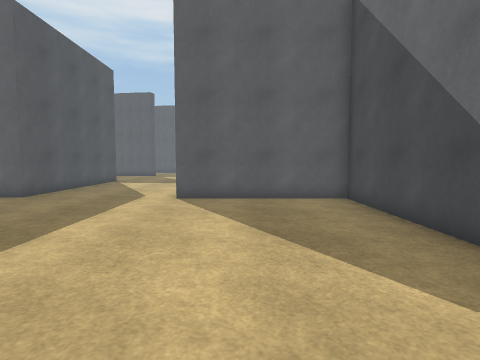
view 1 (above)

20 first-person views from a walk through a scene from a Unity 3-D project. The camera is 1.3 m above the floor, tilts 4° down and sees 80° across. The floor is counted in squares, 1 m on a side. Each view is taken from the middle of a square. On the plan, view 1 faces up. The plan holds only what a view shows up to about 13 squares ahead; the rest is blank. The place goes on beyond the plan. Some animated figures are not drawn. Surface patterns are stand-ins for the level's own textures.

view 2
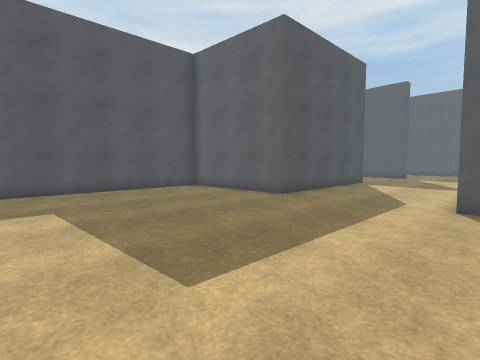

view 3
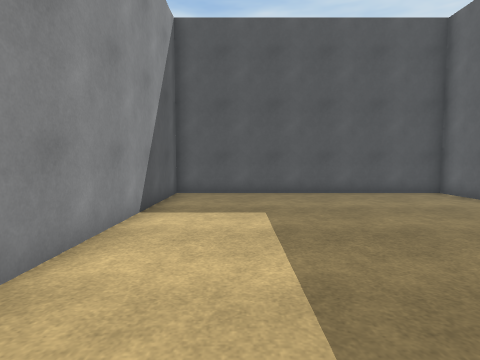

view 4
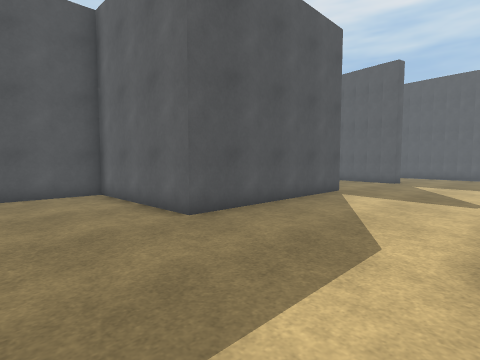

view 5
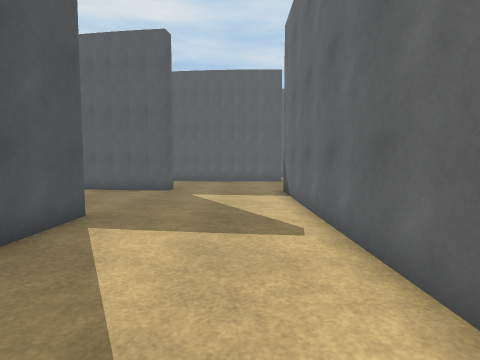

view 6
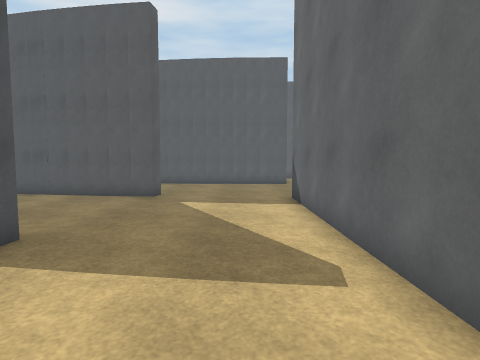

view 7
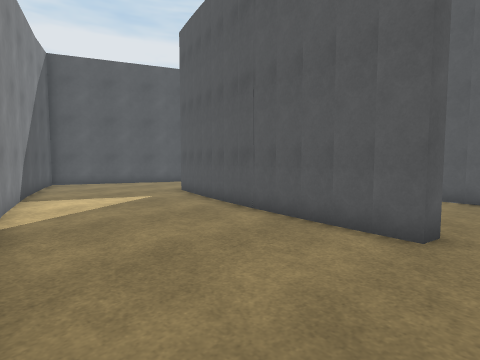

view 8
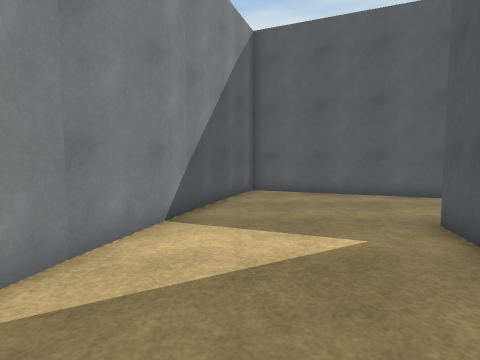

view 9
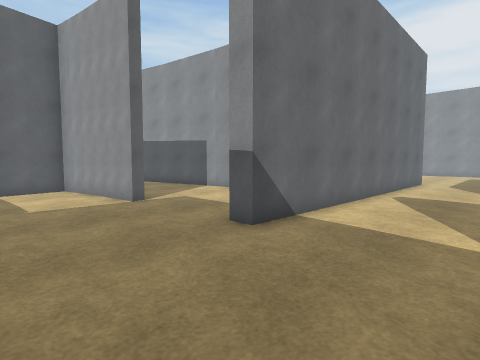

view 10
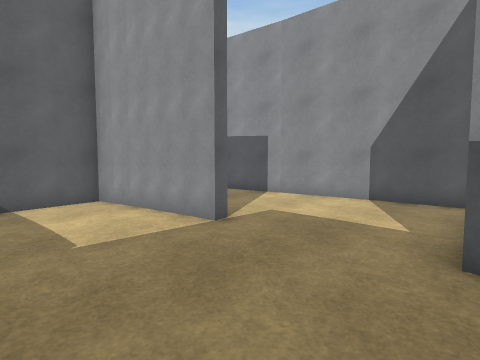

view 11
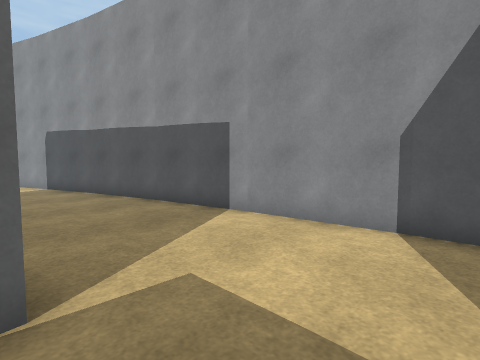

view 12
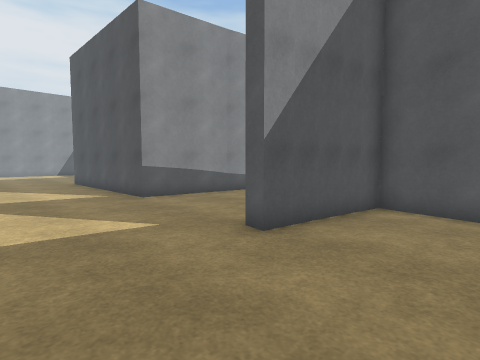

view 13
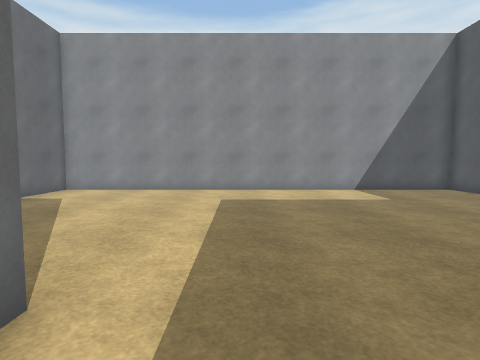

view 14
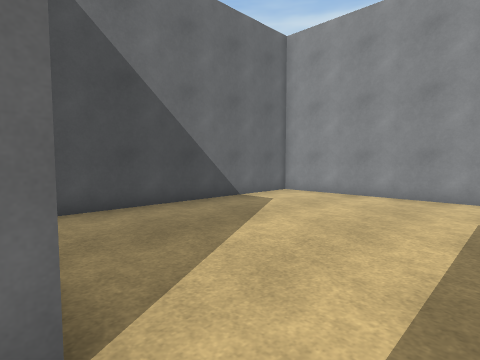

view 15
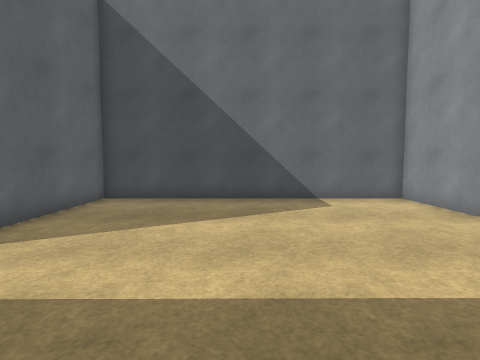

view 16
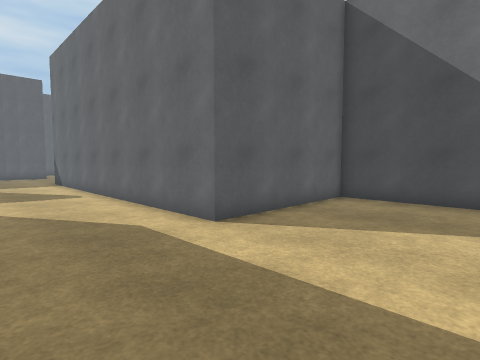

view 17
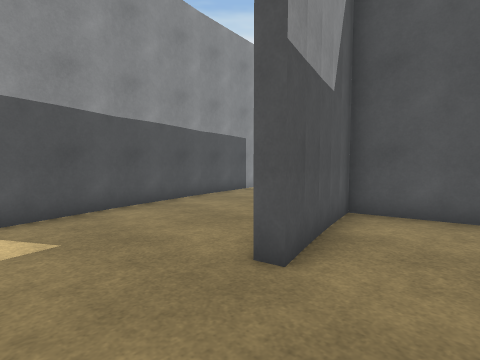

view 18
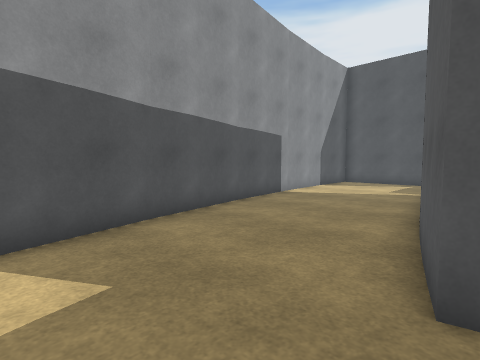

view 19
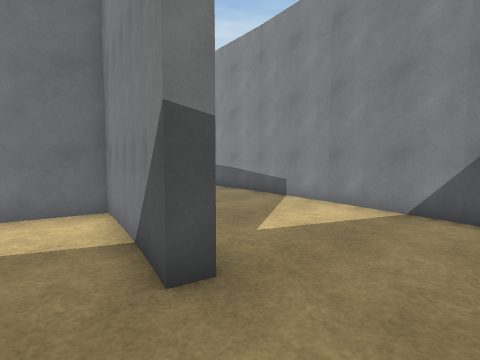

view 20
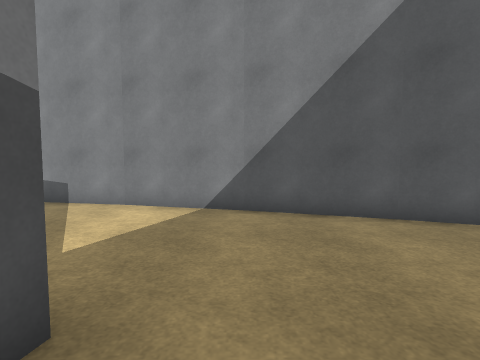

### Floor plan
Points are (right, up) in squares from view 1. A wall is a line through its corners. A room is listed if a view was taken in it or the views show most of it. See-through windows are left out.
Room 1 (views 1, 2, 3, 4, 5, 6, 7, 8, 9, 10, 11, 12, 13, 14, 15, 16, 17, 18, 19, 20)
walls: (-0.9, 17.2) (8.6, 18.1); (-11.3, 18.1) (-7.6, 17.6) (-7.6, 9.9) (-13.2, 9.9) (-13.2, -0.5) (3.6, -0.5) (3.6, 9.6) (-2.1, 9.6) (-2.2, 22.8) (-1.5, 22.8); (2.8, 22.6) (2.7, 23.1) (6.7, 23.5); (-11, 23.6) (-11.9, 23.8); (-11.9, 23.7) (-16.6, 25) (-16.5, 25.5) (-12.6, 24.4); (-12.6, 24.5) (-11.8, 24.4) (-11.4, 26.4); (-10.6, 26.4) (-11.1, 24.1) (-7, 23.7) (-7.1, 23.1) (-11.2, 23.5); (8.5, 18.1) (15.5, 20.3); (6.6, 23.6) (7.5, 23.8) (7, 26.4); (7.6, 26.5) (8.2, 23.8) (12.2, 25) (12.3, 24.5) (9.1, 23.6); (-21.6, 20.6) (-11.2, 17.8); (-22.5, 21.2) (-21.5, 20.8); (-20.8, 27.6) (-22.5, 23.4)

Positions as (right, up) in squares from view 1, and headings:
1: (0, 0), facing up
2: (-1, 1), facing up-left
3: (-2, 2), facing left
4: (-2, 6), facing up-left
5: (-4, 11), facing up
6: (-4, 13), facing up
7: (-6, 18), facing up-left
8: (-11, 21), facing left
9: (-6, 27), facing down-right
10: (-2, 27), facing down-right
11: (0, 23), facing down-right
12: (-3, 27), facing down-left
13: (-4, 12), facing down
14: (-4, 10), facing down-right
15: (-6, 5), facing right
16: (-6, 5), facing up-right
17: (15, 27), facing down-left
18: (15, 25), facing down-left
19: (-19, 27), facing down-right
20: (-18, 27), facing down
